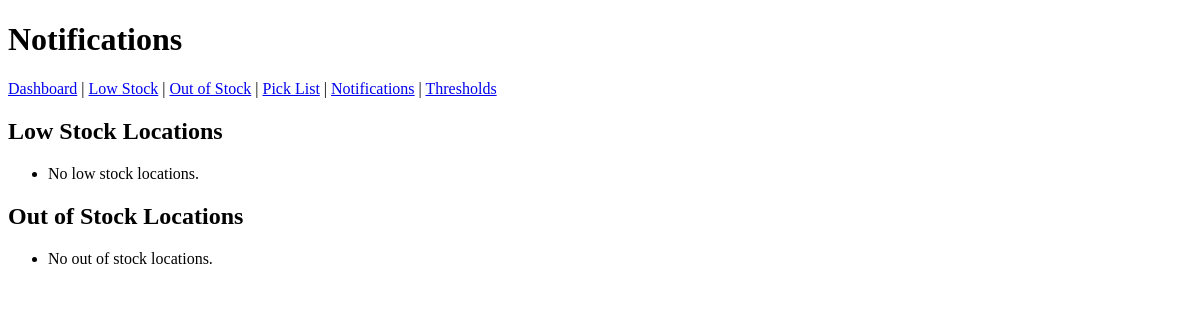
The page /notifications/ on the database as committed earlier.
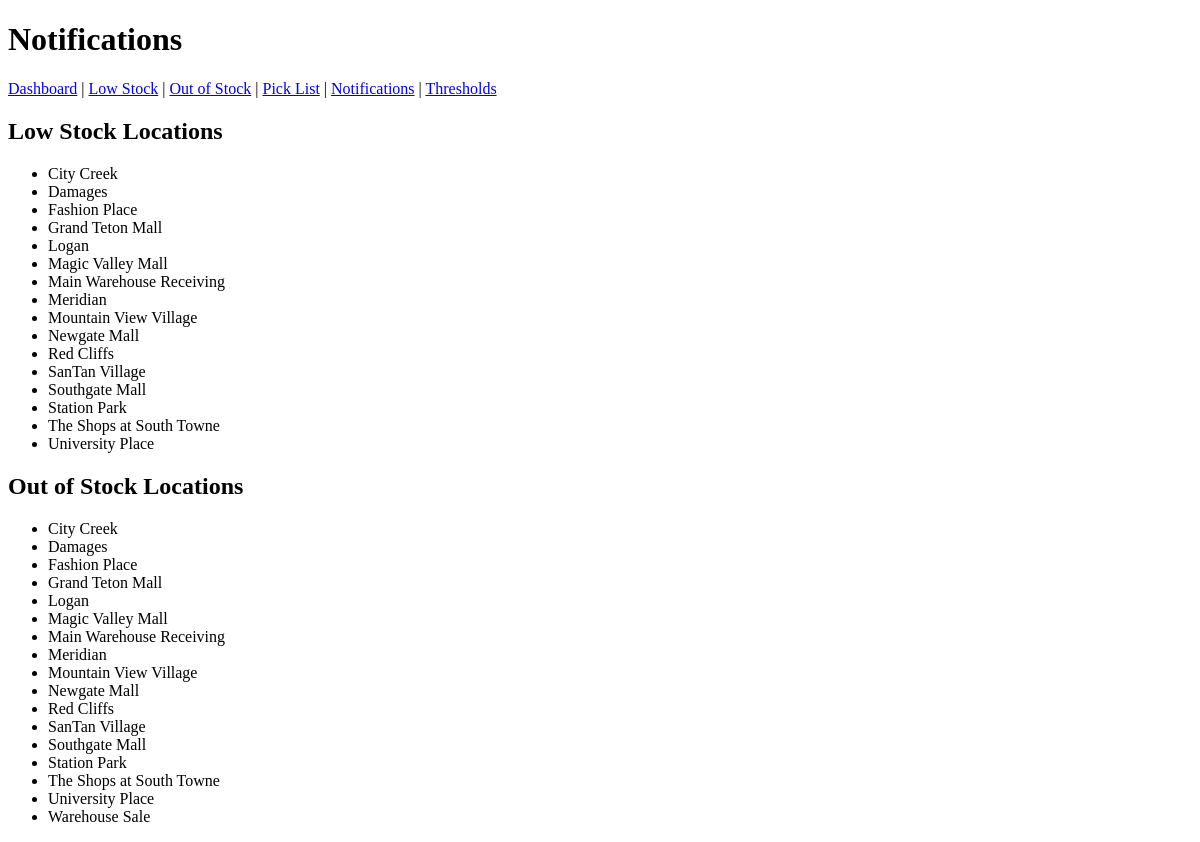
The same page on the database as committed later.
### database/models.py (models this page shows, shortened)
class Shop(models.Model):
    class Tier(models.TextChoices):
        pass
    shop_id = models.UUIDField(primary_key=True, default=uuid.uuid4, editable=False)
    name = models.CharField(max_length=1024)

### database/views.py (the view)
# urls.py: path('notifications/', views.notifications, name='notifications'),
def notifications(request):
    low_stock_location_names = (
        ShopInventory.objects
        .filter(stock__gt=0, stock__lte=5)
        .values_list('shop__name', flat=True)
        .distinct()
        .order_by('shop__name')
    )
    out_of_stock_location_names = (
        ShopInventory.objects
        .filter(stock=0)
        .values_list('shop__name', flat=True)
        .distinct()
        .order_by('shop__name')
    )
    context = {
        'low_stock_location_names': low_stock_location_names,
        'out_of_stock_location_names': out_of_stock_location_names,
    }
    return render(request, 'notifications.html', context)

### database/templates/notifications.html (shortened to what this page needs)
<!DOCTYPE html>
<html lang="en">
<head>
</head>
<body>
	<h1>Notifications</h1>
	<nav>
		<a href="/">Dashboard</a> |
		<a href="/low-stock/">Low Stock</a> |
		<a href="/out-of-stock/">Out of Stock</a> |
		<a href="/pick-list/">Pick List</a> |
		<a href="/notifications/">Notifications</a> |
		<a href="/thresholds/">Thresholds</a>
	</nav>
	<h2>Low Stock Locations</h2>
	<ul>
		{% for location in low_stock_location_names %}
			<li>{{ location }}</li>
		{% empty %}
			<li>No low stock locations.</li>
		{% endfor %}
	</ul>
	<h2>Out of Stock Locations</h2>
	<ul>
		{% for location in out_of_stock_location_names %}
			<li>{{ location }}</li>
		{% empty %}
			<li>No out of stock locations.</li>
		{% endfor %}
	</ul>
</body>
</html>

Rows that differ between the two databases and show on the page:
added Shop: name "City Creek"
added Shop: name "Damages"
added Shop: name "Fashion Place"
added Shop: name "Grand Teton Mall"
added Shop: name "Logan"
added Shop: name "Magic Valley Mall"
added Shop: name "Main Warehouse Receiving"
added Shop: name "Meridian"
added Shop: name "Mountain View Village"
added Shop: name "Newgate Mall"
added Shop: name "Red Cliffs"
added Shop: name "SanTan Village"
added Shop: name "Southgate Mall"
added Shop: name "Station Park"
added Shop: name "The Shops at South Towne"
added Shop: name "University Place"
added Shop: name "Warehouse Sale", shown under "Out of Stock Locations"
Other text that changed with them:
text no longer shown: "No low stock locations. No out of stock locations."
